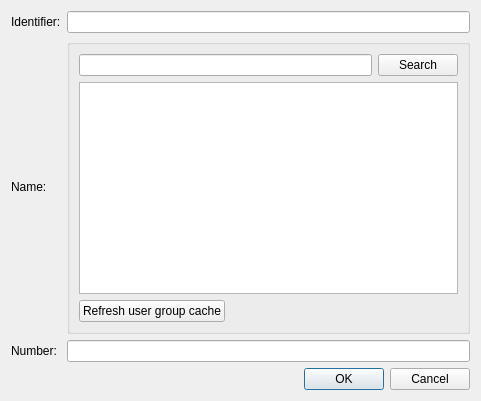
<?xml version="1.0" encoding="UTF-8"?>
<ui version="4.0">
 <class>Dialog</class>
 <widget class="QDialog" name="Dialog">
  <property name="geometry">
   <rect>
    <x>0</x>
    <y>0</y>
    <width>481</width>
    <height>401</height>
   </rect>
  </property>
  <property name="windowTitle">
   <string>Create an User Group</string>
  </property>
  <layout class="QVBoxLayout" name="verticalLayout_2">
   <item>
    <layout class="QGridLayout" name="gridLayout_2">
     <item row="0" column="0">
      <widget class="QLabel" name="label">
       <property name="text">
        <string>Identifier:</string>
       </property>
      </widget>
     </item>
     <item row="0" column="1">
      <widget class="QLineEdit" name="id_text"/>
     </item>
     <item row="1" column="0">
      <widget class="QLabel" name="label_2">
       <property name="text">
        <string>Name:</string>
       </property>
       <property name="alignment">
        <set>Qt::AlignLeading|Qt::AlignLeft|Qt::AlignVCenter</set>
       </property>
      </widget>
     </item>
     <item row="2" column="0">
      <widget class="QLabel" name="label_3">
       <property name="text">
        <string>Number:</string>
       </property>
      </widget>
     </item>
     <item row="1" column="1">
      <widget class="QGroupBox" name="groupBox">
       <property name="title">
        <string/>
       </property>
       <layout class="QVBoxLayout" name="verticalLayout">
        <item>
         <layout class="QHBoxLayout" name="horizontalLayout">
          <item>
           <widget class="QLineEdit" name="name_text"/>
          </item>
          <item>
           <widget class="QPushButton" name="search_button">
            <property name="text">
             <string>Search</string>
            </property>
            <property name="icon">
             <iconset resource="../../ufwi-rpcc-qt/resources/ufwi-rpcc-qt.qrc">
              <normaloff>:/icons-32/search.png</normaloff>:/icons-32/search.png</iconset>
            </property>
           </widget>
          </item>
         </layout>
        </item>
        <item>
         <widget class="QListWidget" name="name_list"/>
        </item>
        <item>
         <widget class="QPushButton" name="refresh_button">
          <property name="sizePolicy">
           <sizepolicy hsizetype="Maximum" vsizetype="Fixed">
            <horstretch>0</horstretch>
            <verstretch>0</verstretch>
           </sizepolicy>
          </property>
          <property name="text">
           <string>Refresh user group cache</string>
          </property>
          <property name="icon">
           <iconset resource="../../ufwi-rpcc-qt/resources/ufwi-rpcc-qt.qrc">
            <normaloff>:/icons-20/refresh.png</normaloff>:/icons-20/refresh.png</iconset>
          </property>
         </widget>
        </item>
       </layout>
      </widget>
     </item>
     <item row="2" column="1">
      <widget class="QLineEdit" name="number_text">
       <property name="readOnly">
        <bool>true</bool>
       </property>
      </widget>
     </item>
    </layout>
   </item>
   <item>
    <widget class="QDialogButtonBox" name="buttonBox">
     <property name="orientation">
      <enum>Qt::Horizontal</enum>
     </property>
     <property name="standardButtons">
      <set>QDialogButtonBox::Cancel|QDialogButtonBox::Ok</set>
     </property>
    </widget>
   </item>
  </layout>
 </widget>
 <resources>
  <include location="../../ufwi-rpcc-qt/resources/ufwi-rpcc-qt.qrc"/>
 </resources>
 <connections>
  <connection>
   <sender>buttonBox</sender>
   <signal>rejected()</signal>
   <receiver>Dialog</receiver>
   <slot>reject()</slot>
   <hints>
    <hint type="sourcelabel">
     <x>320</x>
     <y>396</y>
    </hint>
    <hint type="destinationlabel">
     <x>286</x>
     <y>274</y>
    </hint>
   </hints>
  </connection>
 </connections>
</ui>
